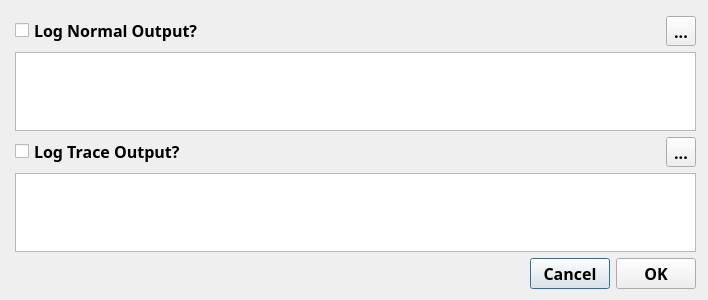
<?xml version="1.0" encoding="UTF-8"?>
<ui version="4.0">
 <class>DialogLoggingSettings</class>
 <widget class="QDialog" name="DialogLoggingSettings">
  <property name="geometry">
   <rect>
    <x>0</x>
    <y>0</y>
    <width>708</width>
    <height>300</height>
   </rect>
  </property>
  <property name="minimumSize">
   <size>
    <width>708</width>
    <height>300</height>
   </size>
  </property>
  <property name="maximumSize">
   <size>
    <width>3000</width>
    <height>3000</height>
   </size>
  </property>
  <property name="font">
   <font>
    <family>Fira Mono</family>
    <pointsize>12</pointsize>
   </font>
  </property>
  <property name="windowTitle">
   <string>Output Logging Settings</string>
  </property>
  <widget class="QWidget" name="layoutWidget">
   <property name="geometry">
    <rect>
     <x>15</x>
     <y>16</y>
     <width>681</width>
     <height>273</height>
    </rect>
   </property>
   <property name="font">
    <font>
     <family>Fira Mono</family>
     <pointsize>12</pointsize>
    </font>
   </property>
   <layout class="QVBoxLayout" name="verticalLayout">
    <item>
     <layout class="QHBoxLayout" name="horizontalLayout_2">
      <item>
       <widget class="QCheckBox" name="checkBoxLogNormalOut">
        <property name="font">
         <font>
          <family>Fira Mono</family>
          <pointsize>12</pointsize>
          <bold>true</bold>
         </font>
        </property>
        <property name="text">
         <string>Log Normal Output?</string>
        </property>
       </widget>
      </item>
      <item>
       <spacer name="horizontalSpacer_2">
        <property name="font">
         <font>
          <family>Fira Mono</family>
          <pointsize>12</pointsize>
         </font>
        </property>
        <property name="orientation">
         <enum>Qt::Horizontal</enum>
        </property>
        <property name="sizeHint" stdset="0">
         <size>
          <width>40</width>
          <height>20</height>
         </size>
        </property>
       </spacer>
      </item>
      <item>
       <widget class="QToolButton" name="toolButtonNormalOut">
        <property name="font">
         <font>
          <family>Fira Mono</family>
          <pointsize>12</pointsize>
          <bold>true</bold>
         </font>
        </property>
        <property name="text">
         <string>...</string>
        </property>
       </widget>
      </item>
     </layout>
    </item>
    <item>
     <widget class="QPlainTextEdit" name="plainTextEditNormalOutFile">
      <property name="font">
       <font>
        <family>Fira Mono</family>
        <pointsize>12</pointsize>
       </font>
      </property>
      <property name="inputMethodHints">
       <set>Qt::ImhMultiLine|Qt::ImhNoAutoUppercase</set>
      </property>
      <property name="plainText">
       <string/>
      </property>
     </widget>
    </item>
    <item>
     <layout class="QHBoxLayout" name="horizontalLayout_3">
      <item>
       <widget class="QCheckBox" name="checkBoxLogTraceOut">
        <property name="font">
         <font>
          <family>Fira Mono</family>
          <pointsize>12</pointsize>
          <bold>true</bold>
         </font>
        </property>
        <property name="text">
         <string>Log Trace Output?</string>
        </property>
       </widget>
      </item>
      <item>
       <spacer name="horizontalSpacer">
        <property name="font">
         <font>
          <family>Fira Mono</family>
          <pointsize>12</pointsize>
         </font>
        </property>
        <property name="orientation">
         <enum>Qt::Horizontal</enum>
        </property>
        <property name="sizeHint" stdset="0">
         <size>
          <width>40</width>
          <height>20</height>
         </size>
        </property>
       </spacer>
      </item>
      <item>
       <widget class="QToolButton" name="toolButtonTraceOut">
        <property name="font">
         <font>
          <family>Fira Mono</family>
          <pointsize>12</pointsize>
          <bold>true</bold>
         </font>
        </property>
        <property name="text">
         <string>...</string>
        </property>
       </widget>
      </item>
     </layout>
    </item>
    <item>
     <widget class="QPlainTextEdit" name="plainTextEditTraceOutFile">
      <property name="font">
       <font>
        <family>Fira Mono</family>
        <pointsize>12</pointsize>
       </font>
      </property>
      <property name="inputMethodHints">
       <set>Qt::ImhMultiLine|Qt::ImhNoAutoUppercase</set>
      </property>
      <property name="plainText">
       <string/>
      </property>
     </widget>
    </item>
    <item>
     <layout class="QHBoxLayout" name="horizontalLayout">
      <item>
       <spacer name="horizontalSpacer_3">
        <property name="font">
         <font>
          <family>Fira Mono</family>
          <pointsize>12</pointsize>
         </font>
        </property>
        <property name="orientation">
         <enum>Qt::Horizontal</enum>
        </property>
        <property name="sizeHint" stdset="0">
         <size>
          <width>40</width>
          <height>20</height>
         </size>
        </property>
       </spacer>
      </item>
      <item>
       <layout class="QFormLayout" name="formLayout">
        <item row="0" column="0">
         <widget class="QPushButton" name="pushButtonCancel">
          <property name="font">
           <font>
            <family>Fira Mono</family>
            <pointsize>12</pointsize>
            <bold>true</bold>
           </font>
          </property>
          <property name="text">
           <string>Cancel</string>
          </property>
         </widget>
        </item>
        <item row="0" column="1">
         <widget class="QPushButton" name="pushButtonOK">
          <property name="font">
           <font>
            <family>Fira Mono</family>
            <pointsize>12</pointsize>
            <bold>true</bold>
           </font>
          </property>
          <property name="text">
           <string>OK</string>
          </property>
         </widget>
        </item>
       </layout>
      </item>
     </layout>
    </item>
   </layout>
  </widget>
 </widget>
 <resources/>
 <connections/>
</ui>
